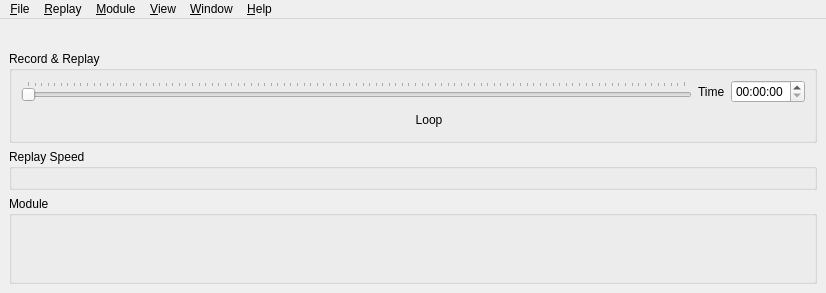
<?xml version="1.0" encoding="UTF-8"?>
<ui version="4.0">
 <class>MainWindow</class>
 <widget class="QMainWindow" name="MainWindow">
  <property name="geometry">
   <rect>
    <x>0</x>
    <y>0</y>
    <width>826</width>
    <height>293</height>
   </rect>
  </property>
  <property name="sizePolicy">
   <sizepolicy hsizetype="Minimum" vsizetype="Minimum">
    <horstretch>0</horstretch>
    <verstretch>0</verstretch>
   </sizepolicy>
  </property>
  <property name="windowTitle">
   <string>Sky Dolly</string>
  </property>
  <property name="unifiedTitleAndToolBarOnMac">
   <bool>true</bool>
  </property>
  <widget class="QWidget" name="centralWidget">
   <property name="sizePolicy">
    <sizepolicy hsizetype="Minimum" vsizetype="Minimum">
     <horstretch>0</horstretch>
     <verstretch>0</verstretch>
    </sizepolicy>
   </property>
   <layout class="QVBoxLayout" name="verticalLayout_2">
    <property name="topMargin">
     <number>0</number>
    </property>
    <item>
     <widget class="QWidget" name="moduleVisibilityWidget" native="true"/>
    </item>
    <item>
     <widget class="QWidget" name="moduleSelectorWidget" native="true">
      <layout class="QHBoxLayout" name="moduleSelectorLayout">
       <property name="topMargin">
        <number>0</number>
       </property>
       <property name="bottomMargin">
        <number>0</number>
       </property>
       <item>
        <spacer name="horizontalSpacer">
         <property name="orientation">
          <enum>Qt::Horizontal</enum>
         </property>
         <property name="sizeHint" stdset="0">
          <size>
           <width>40</width>
           <height>20</height>
          </size>
         </property>
        </spacer>
       </item>
      </layout>
     </widget>
    </item>
    <item>
     <widget class="QGroupBox" name="replayGroupBox">
      <property name="sizePolicy">
       <sizepolicy hsizetype="Preferred" vsizetype="Preferred">
        <horstretch>0</horstretch>
        <verstretch>0</verstretch>
       </sizepolicy>
      </property>
      <property name="title">
       <string>Record &amp;&amp; Replay</string>
      </property>
      <layout class="QGridLayout" name="replayLayout">
       <property name="sizeConstraint">
        <enum>QLayout::SetDefaultConstraint</enum>
       </property>
       <item row="0" column="0">
        <layout class="QVBoxLayout" name="verticalLayout">
         <item>
          <layout class="QHBoxLayout" name="horizontalLayout_2">
           <item>
            <widget class="QSlider" name="positionSlider">
             <property name="minimumSize">
              <size>
               <width>150</width>
               <height>0</height>
              </size>
             </property>
             <property name="maximum">
              <number>100</number>
             </property>
             <property name="singleStep">
              <number>1</number>
             </property>
             <property name="pageStep">
              <number>10</number>
             </property>
             <property name="value">
              <number>0</number>
             </property>
             <property name="sliderPosition">
              <number>0</number>
             </property>
             <property name="tracking">
              <bool>true</bool>
             </property>
             <property name="orientation">
              <enum>Qt::Horizontal</enum>
             </property>
             <property name="tickPosition">
              <enum>QSlider::TicksAbove</enum>
             </property>
            </widget>
           </item>
           <item>
            <widget class="QLabel" name="label_11">
             <property name="text">
              <string>Time</string>
             </property>
            </widget>
           </item>
           <item>
            <widget class="QTimeEdit" name="timestampTimeEdit">
             <property name="readOnly">
              <bool>false</bool>
             </property>
            </widget>
           </item>
          </layout>
         </item>
         <item>
          <layout class="QHBoxLayout" name="controlButtonLayout">
           <item>
            <widget class="ActionButton" name="recordButton">
             <property name="text">
              <string/>
             </property>
             <property name="iconSize">
              <size>
               <width>20</width>
               <height>20</height>
              </size>
             </property>
             <property name="flat">
              <bool>true</bool>
             </property>
            </widget>
           </item>
           <item>
            <widget class="ActionButton" name="skipToBeginButton">
             <property name="text">
              <string/>
             </property>
             <property name="iconSize">
              <size>
               <width>20</width>
               <height>20</height>
              </size>
             </property>
             <property name="flat">
              <bool>true</bool>
             </property>
            </widget>
           </item>
           <item>
            <widget class="ActionButton" name="backwardButton">
             <property name="text">
              <string/>
             </property>
             <property name="iconSize">
              <size>
               <width>32</width>
               <height>20</height>
              </size>
             </property>
             <property name="autoRepeat">
              <bool>true</bool>
             </property>
             <property name="flat">
              <bool>true</bool>
             </property>
            </widget>
           </item>
           <item>
            <widget class="ActionButton" name="stopButton">
             <property name="text">
              <string/>
             </property>
             <property name="iconSize">
              <size>
               <width>20</width>
               <height>20</height>
              </size>
             </property>
             <property name="flat">
              <bool>true</bool>
             </property>
            </widget>
           </item>
           <item>
            <widget class="ActionButton" name="pauseButton">
             <property name="text">
              <string/>
             </property>
             <property name="iconSize">
              <size>
               <width>20</width>
               <height>20</height>
              </size>
             </property>
             <property name="flat">
              <bool>true</bool>
             </property>
            </widget>
           </item>
           <item>
            <widget class="ActionButton" name="playButton">
             <property name="text">
              <string/>
             </property>
             <property name="iconSize">
              <size>
               <width>18</width>
               <height>20</height>
              </size>
             </property>
             <property name="flat">
              <bool>true</bool>
             </property>
            </widget>
           </item>
           <item>
            <widget class="ActionButton" name="forwardButton">
             <property name="text">
              <string/>
             </property>
             <property name="iconSize">
              <size>
               <width>32</width>
               <height>20</height>
              </size>
             </property>
             <property name="autoRepeat">
              <bool>true</bool>
             </property>
             <property name="flat">
              <bool>true</bool>
             </property>
            </widget>
           </item>
           <item>
            <widget class="ActionButton" name="skipToEndButton">
             <property name="text">
              <string/>
             </property>
             <property name="iconSize">
              <size>
               <width>20</width>
               <height>20</height>
              </size>
             </property>
             <property name="flat">
              <bool>true</bool>
             </property>
            </widget>
           </item>
           <item>
            <widget class="ActionButton" name="loopReplayButton">
             <property name="text">
              <string>Loop</string>
             </property>
             <property name="icon">
              <iconset resource="../res/UserInterface.qrc">
               <normaloff>:/img/icons/play-loop-normal.png</normaloff>
               <normalon>:/img/icons/play-loop-normal-on.png</normalon>:/img/icons/play-loop-normal.png</iconset>
             </property>
             <property name="iconSize">
              <size>
               <width>22</width>
               <height>20</height>
              </size>
             </property>
             <property name="checkable">
              <bool>true</bool>
             </property>
             <property name="checked">
              <bool>false</bool>
             </property>
             <property name="flat">
              <bool>true</bool>
             </property>
            </widget>
           </item>
           <item>
            <spacer name="horizontalSpacer_2">
             <property name="orientation">
              <enum>Qt::Horizontal</enum>
             </property>
             <property name="sizeHint" stdset="0">
              <size>
               <width>40</width>
               <height>20</height>
              </size>
             </property>
            </spacer>
           </item>
          </layout>
         </item>
        </layout>
       </item>
      </layout>
     </widget>
    </item>
    <item>
     <widget class="QGroupBox" name="replaySpeedGroupBox">
      <property name="title">
       <string>Replay Speed</string>
      </property>
      <layout class="QHBoxLayout" name="replaySpeedLayout">
       <property name="sizeConstraint">
        <enum>QLayout::SetDefaultConstraint</enum>
       </property>
      </layout>
     </widget>
    </item>
    <item>
     <widget class="QGroupBox" name="moduleGroupBox">
      <property name="title">
       <string>Module</string>
      </property>
      <layout class="QHBoxLayout" name="horizontalLayout">
       <property name="sizeConstraint">
        <enum>QLayout::SetMinimumSize</enum>
       </property>
       <item>
        <widget class="QStackedWidget" name="moduleStackWidget"/>
       </item>
      </layout>
     </widget>
    </item>
   </layout>
  </widget>
  <widget class="QMenuBar" name="menubar">
   <property name="geometry">
    <rect>
     <x>0</x>
     <y>0</y>
     <width>826</width>
     <height>21</height>
    </rect>
   </property>
   <widget class="QMenu" name="fileMenu">
    <property name="title">
     <string>&amp;File</string>
    </property>
    <widget class="QMenu" name="exportMenu">
     <property name="title">
      <string>Export</string>
     </property>
    </widget>
    <widget class="QMenu" name="importMenu">
     <property name="title">
      <string>Import</string>
     </property>
    </widget>
    <addaction name="newLogbookAction"/>
    <addaction name="openLogbookAction"/>
    <addaction name="separator"/>
    <addaction name="optimiseLogbookAction"/>
    <addaction name="separator"/>
    <addaction name="importMenu"/>
    <addaction name="exportMenu"/>
    <addaction name="separator"/>
    <addaction name="showSettingsAction"/>
    <addaction name="showLogbookSettingsAction"/>
    <addaction name="separator"/>
    <addaction name="quitAction"/>
   </widget>
   <widget class="QMenu" name="windowMenu">
    <property name="title">
     <string>&amp;Window</string>
    </property>
    <addaction name="showFlightAction"/>
    <addaction name="showSimulationVariablesAction"/>
    <addaction name="showStatisticsAction"/>
    <addaction name="separator"/>
    <addaction name="stayOnTopAction"/>
    <addaction name="showMinimalAction"/>
   </widget>
   <widget class="QMenu" name="replayMenu">
    <property name="title">
     <string>&amp;Replay</string>
    </property>
    <widget class="QMenu" name="slowMenu">
     <property name="title">
      <string>Slow</string>
     </property>
    </widget>
    <widget class="QMenu" name="fastMenu">
     <property name="title">
      <string>Fast</string>
     </property>
    </widget>
    <addaction name="recordAction"/>
    <addaction name="stopAction"/>
    <addaction name="playAction"/>
    <addaction name="pauseAction"/>
    <addaction name="separator"/>
    <addaction name="skipToBeginAction"/>
    <addaction name="backwardAction"/>
    <addaction name="forwardAction"/>
    <addaction name="skipToEndAction"/>
    <addaction name="separator"/>
    <addaction name="slowMenu"/>
    <addaction name="fastMenu"/>
    <addaction name="normalSpeedAction"/>
    <addaction name="customSpeedAction"/>
    <addaction name="separator"/>
    <addaction name="loopReplayAction"/>
   </widget>
   <widget class="QMenu" name="moduleMenu">
    <property name="title">
     <string>&amp;Module</string>
    </property>
   </widget>
   <widget class="QMenu" name="viewMenu">
    <property name="title">
     <string>&amp;View</string>
    </property>
    <addaction name="showModulesAction"/>
    <addaction name="showReplaySpeedAction"/>
   </widget>
   <widget class="QMenu" name="helpMenu">
    <property name="title">
     <string>&amp;Help</string>
    </property>
    <addaction name="onlineManualAction"/>
    <addaction name="separator"/>
    <addaction name="aboutAction"/>
    <addaction name="aboutQtAction"/>
   </widget>
   <addaction name="fileMenu"/>
   <addaction name="replayMenu"/>
   <addaction name="moduleMenu"/>
   <addaction name="viewMenu"/>
   <addaction name="windowMenu"/>
   <addaction name="helpMenu"/>
  </widget>
  <action name="quitAction">
   <property name="text">
    <string>&amp;Quit</string>
   </property>
   <property name="shortcut">
    <string>Ctrl+Q</string>
   </property>
  </action>
  <action name="aboutQtAction">
   <property name="text">
    <string>About &amp;Qt...</string>
   </property>
  </action>
  <action name="aboutAction">
   <property name="text">
    <string>&amp;About...</string>
   </property>
  </action>
  <action name="showSimulationVariablesAction">
   <property name="checkable">
    <bool>true</bool>
   </property>
   <property name="text">
    <string>Simulation &amp;Variables...</string>
   </property>
   <property name="shortcut">
    <string>V</string>
   </property>
  </action>
  <action name="recordAction">
   <property name="checkable">
    <bool>true</bool>
   </property>
   <property name="text">
    <string>&amp;Record</string>
   </property>
   <property name="shortcut">
    <string>R</string>
   </property>
  </action>
  <action name="playAction">
   <property name="checkable">
    <bool>true</bool>
   </property>
   <property name="icon">
    <iconset resource="../res/UserInterface.qrc">
     <normaloff>:/img/icons/play-normal.png</normaloff>
     <normalon>:/img/icons/play-normal-on.png</normalon>
     <activeoff>:/img/icons/play-active.png</activeoff>
     <activeon>:/img/icons/play-active.png</activeon>:/img/icons/play-normal.png</iconset>
   </property>
   <property name="text">
    <string>&amp;Play</string>
   </property>
   <property name="shortcut">
    <string>Space</string>
   </property>
  </action>
  <action name="pauseAction">
   <property name="checkable">
    <bool>true</bool>
   </property>
   <property name="icon">
    <iconset resource="../res/UserInterface.qrc">
     <normaloff>:/img/icons/pause-normal.png</normaloff>
     <normalon>:/img/icons/pause-normal-on.png</normalon>
     <activeoff>:/img/icons/pause-normal-active.png</activeoff>:/img/icons/pause-normal.png</iconset>
   </property>
   <property name="text">
    <string>P&amp;ause</string>
   </property>
   <property name="shortcut">
    <string>P</string>
   </property>
  </action>
  <action name="showSettingsAction">
   <property name="text">
    <string>S&amp;ettings...</string>
   </property>
  </action>
  <action name="skipToBeginAction">
   <property name="icon">
    <iconset resource="../res/UserInterface.qrc">
     <normaloff>:/img/icons/begin-normal.png</normaloff>
     <activeoff>:/img/icons/begin-active.png</activeoff>:/img/icons/begin-normal.png</iconset>
   </property>
   <property name="text">
    <string>B&amp;egin</string>
   </property>
   <property name="shortcut">
    <string>PgUp</string>
   </property>
  </action>
  <action name="backwardAction">
   <property name="icon">
    <iconset resource="../res/UserInterface.qrc">
     <normaloff>:/img/icons/backward-normal.png</normaloff>
     <activeoff>:/img/icons/backward-active.png</activeoff>:/img/icons/backward-normal.png</iconset>
   </property>
   <property name="text">
    <string>Re&amp;wind</string>
   </property>
   <property name="shortcut">
    <string>Left</string>
   </property>
  </action>
  <action name="forwardAction">
   <property name="icon">
    <iconset resource="../res/UserInterface.qrc">
     <normaloff>:/img/icons/forward-normal.png</normaloff>
     <activeoff>:/img/icons/forward-active.png</activeoff>:/img/icons/forward-normal.png</iconset>
   </property>
   <property name="text">
    <string>&amp;Fast Forward</string>
   </property>
   <property name="shortcut">
    <string>Right</string>
   </property>
  </action>
  <action name="skipToEndAction">
   <property name="icon">
    <iconset resource="../res/UserInterface.qrc">
     <normaloff>:/img/icons/end-normal.png</normaloff>
     <activeoff>:/img/icons/end-active.png</activeoff>:/img/icons/end-normal.png</iconset>
   </property>
   <property name="text">
    <string>E&amp;nd</string>
   </property>
   <property name="shortcut">
    <string>PgDown</string>
   </property>
  </action>
  <action name="stayOnTopAction">
   <property name="checkable">
    <bool>true</bool>
   </property>
   <property name="text">
    <string>Stay on &amp;Top</string>
   </property>
  </action>
  <action name="stopAction">
   <property name="icon">
    <iconset resource="../res/UserInterface.qrc">
     <normaloff>:/img/icons/stop-normal.png</normaloff>
     <activeoff>:/img/icons/stop-active.png</activeoff>:/img/icons/stop-normal.png</iconset>
   </property>
   <property name="text">
    <string>&amp;Stop</string>
   </property>
   <property name="shortcut">
    <string>Esc</string>
   </property>
  </action>
  <action name="showStatisticsAction">
   <property name="checkable">
    <bool>true</bool>
   </property>
   <property name="text">
    <string>&amp;Statistics...</string>
   </property>
   <property name="shortcut">
    <string>S</string>
   </property>
  </action>
  <action name="showFlightAction">
   <property name="checkable">
    <bool>true</bool>
   </property>
   <property name="text">
    <string>&amp;Flight...</string>
   </property>
   <property name="shortcut">
    <string>F</string>
   </property>
  </action>
  <action name="newLogbookAction">
   <property name="text">
    <string>&amp;New Logbook...</string>
   </property>
   <property name="toolTip">
    <string>New Logbook</string>
   </property>
   <property name="shortcut">
    <string>Ctrl+N</string>
   </property>
  </action>
  <action name="openLogbookAction">
   <property name="text">
    <string>&amp;Open Logbook...</string>
   </property>
   <property name="toolTip">
    <string>Open Logbook</string>
   </property>
   <property name="shortcut">
    <string>Ctrl+O</string>
   </property>
  </action>
  <action name="showLogbookSettingsAction">
   <property name="text">
    <string>&amp;Logbook Settings...</string>
   </property>
  </action>
  <action name="optimiseLogbookAction">
   <property name="text">
    <string>Optimise Logbook</string>
   </property>
   <property name="toolTip">
    <string>Optimise Logbook</string>
   </property>
  </action>
  <action name="showMinimalAction">
   <property name="checkable">
    <bool>true</bool>
   </property>
   <property name="text">
    <string>&amp;Minimal</string>
   </property>
   <property name="shortcut">
    <string>M</string>
   </property>
  </action>
  <action name="showModulesAction">
   <property name="checkable">
    <bool>true</bool>
   </property>
   <property name="text">
    <string>&amp;Modules</string>
   </property>
  </action>
  <action name="showReplaySpeedAction">
   <property name="checkable">
    <bool>true</bool>
   </property>
   <property name="text">
    <string>&amp;Replay Speed</string>
   </property>
  </action>
  <action name="onlineManualAction">
   <property name="text">
    <string>Online &amp;Manual...</string>
   </property>
  </action>
  <action name="loopReplayAction">
   <property name="checkable">
    <bool>true</bool>
   </property>
   <property name="icon">
    <iconset resource="../res/UserInterface.qrc">
     <normaloff>:/img/icons/play-loop-normal.png</normaloff>
     <normalon>:/img/icons/play-loop-normal-on.png</normalon>:/img/icons/play-loop-normal.png</iconset>
   </property>
   <property name="text">
    <string>&amp;Loop</string>
   </property>
   <property name="toolTip">
    <string>Loop the replay.</string>
   </property>
  </action>
  <action name="normalSpeedAction">
   <property name="text">
    <string>Normal</string>
   </property>
  </action>
  <action name="customSpeedAction">
   <property name="text">
    <string>Custom</string>
   </property>
  </action>
 </widget>
 <customwidgets>
  <customwidget>
   <class>ActionButton</class>
   <extends>QPushButton</extends>
   <header location="global">Widget/ActionButton.h</header>
  </customwidget>
 </customwidgets>
 <resources>
  <include location="../res/UserInterface.qrc"/>
 </resources>
 <connections/>
</ui>
